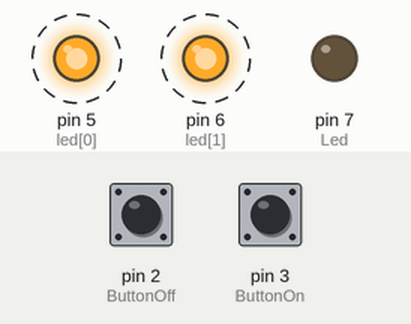
Recording of a sketch running on a simulated Arduino Uno, built with avr-gcc and run on an emulated ATmega328P. Parts: output pins drawn as LEDs (lit = HIGH). Dashed ring = blinking. Inputs (shaded band) come from the test bench; at power-on: pin 3 (ButtonOn) HIGH, pin 2 (ButtonOff) LOW.

Above: at 1.2 s.
1.3 s: pin 3 (ButtonOn) pulled LOW for 0.15 s
At 3.25 s:
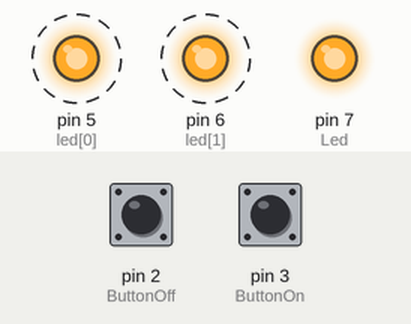
4.3 s: pin 2 (ButtonOff) pulled HIGH for 0.15 s
At 4.9 s:
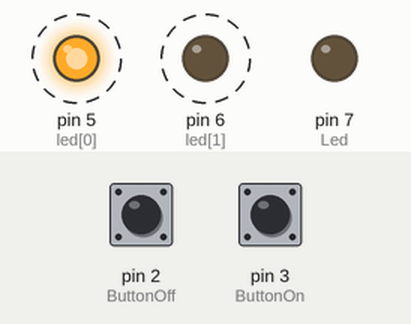
7.4 s: pin 3 (ButtonOn) pulled LOW for 1 s
At 7.9 s:
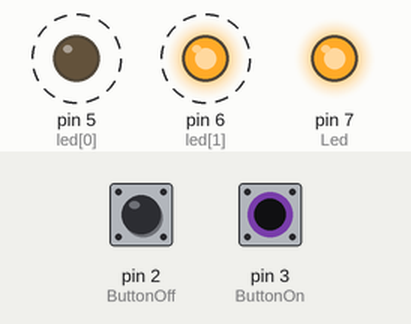
11.0 s: pin 2 (ButtonOff) pulled HIGH for 1 s
At 11.9 s:
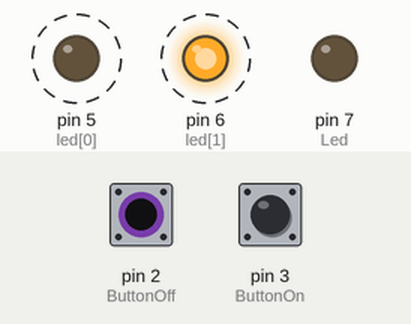
Timing chart, 0 to 15.5 s (numbered marks = the images above; inputs shaded):
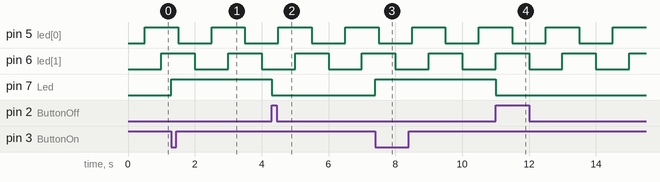

The sketch:

HW1.ino
```cpp
#include <MsTimer2.h>

int ButtonOff = 2;
int ButtonOn = 3;
int Led = 7;
int led[2] = {5,6};

void LedControl(){
  static int counter =0;
  static byte output = HIGH;

  digitalWrite(led[counter++], output);
  if (counter > 1){
    counter = 0;
    output = ! output;
  }
}


void ButtonLedControlOn(){
  byte output = HIGH;

  digitalWrite(Led, output);
}

void ButtonLedControlOff(){
  byte output = LOW;

  digitalWrite(Led, output);
}

void setup() {
  int i;
  pinMode(ButtonOn, INPUT);
  pinMode(ButtonOff, INPUT);
  pinMode(Led, OUTPUT);

  for(i=0; i<2; i++)
    pinMode(led[i],OUTPUT);

  MsTimer2::set(500, LedControl);
  MsTimer2::start();

  attachInterrupt(1, ButtonLedControlOn, FALLING);
  attachInterrupt(0, ButtonLedControlOff, RISING);
}

void loop() {

}
```

Measured:
- after the input at 1.3 s, pin 7 (Led): LOW → HIGH at once
- after the input at 4.3 s, pin 7 (Led): HIGH → LOW at once
- after the input at 7.4 s, pin 7 (Led): LOW → HIGH at once
- after the input at 11.0 s, pin 7 (Led): HIGH → LOW at once
- by itself, pin 5 (led[0]), pin 6 (led[1]): alternates HIGH for 1.0 s and LOW for 1.0 s
